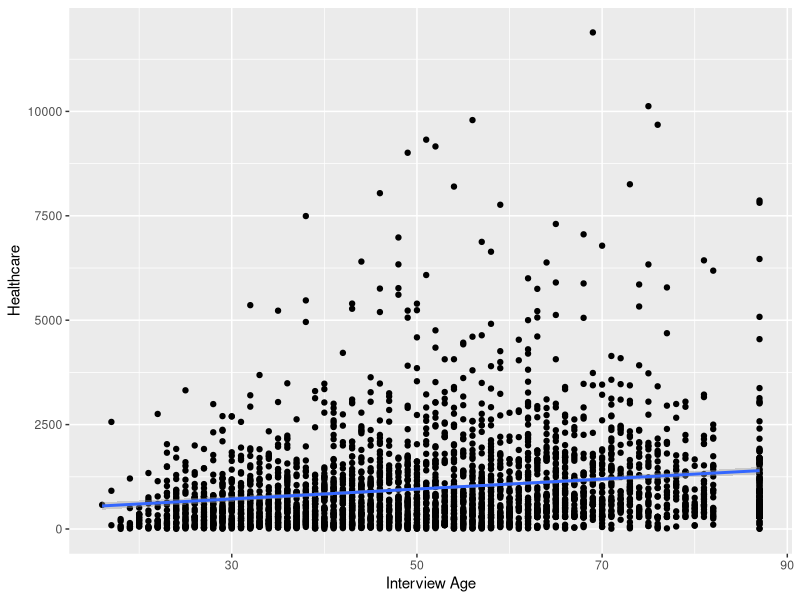
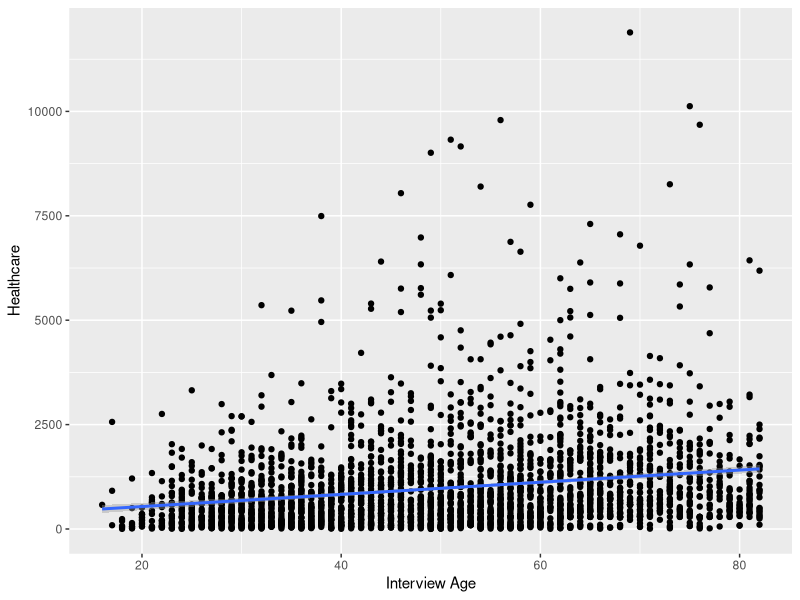
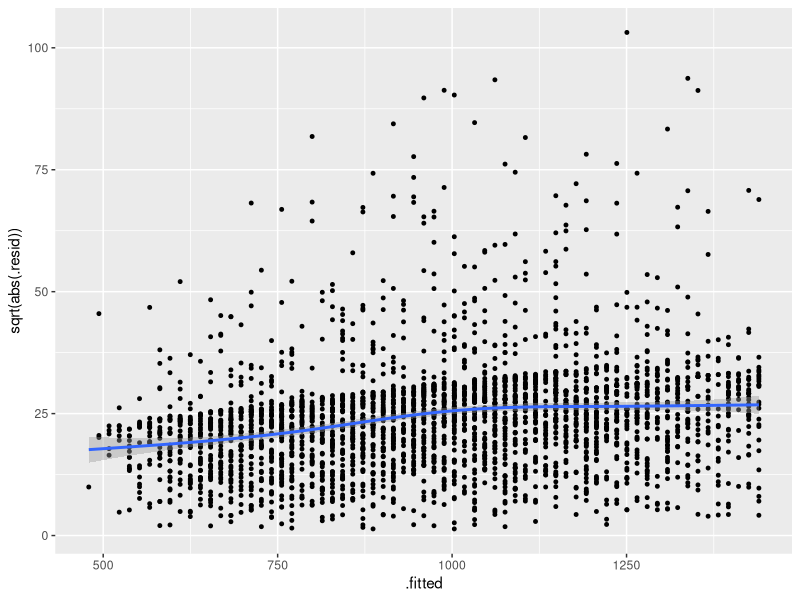
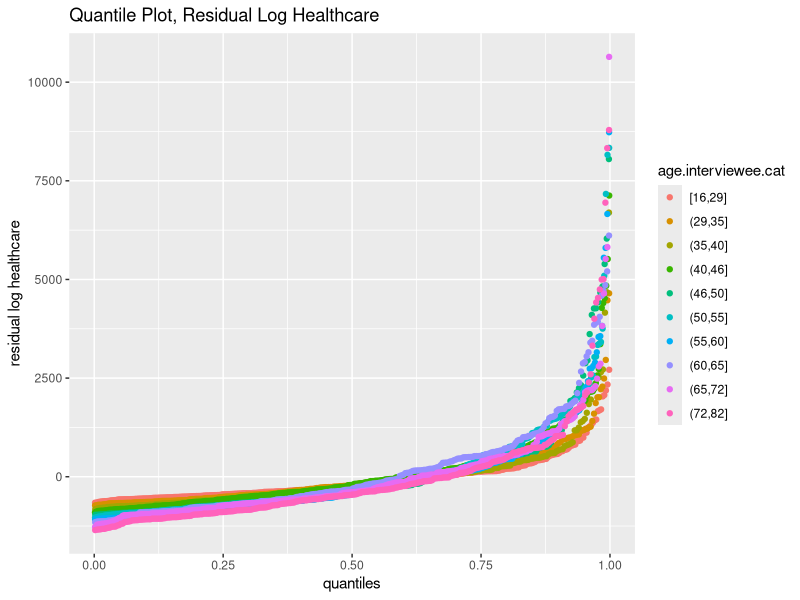
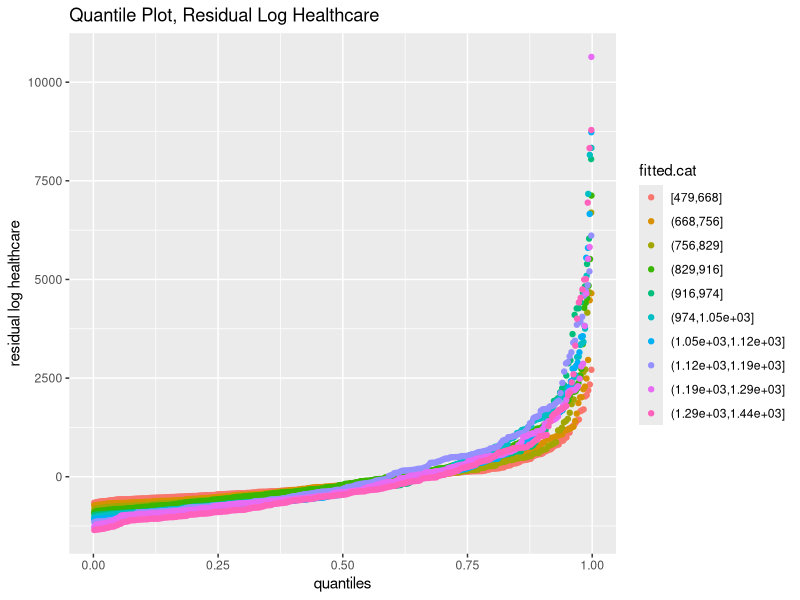
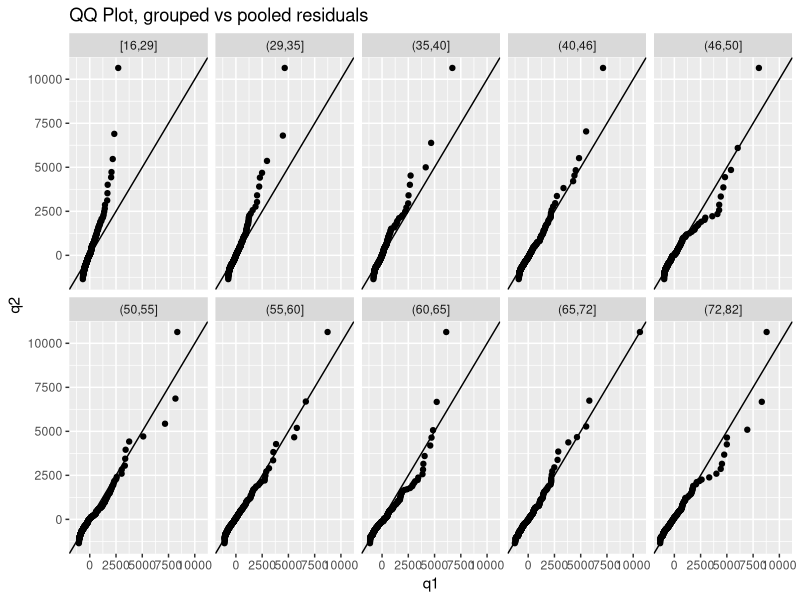
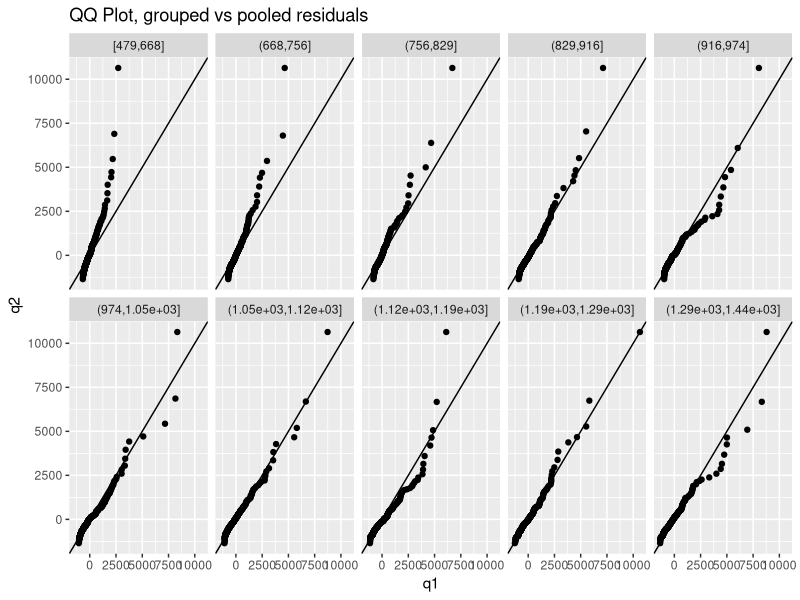
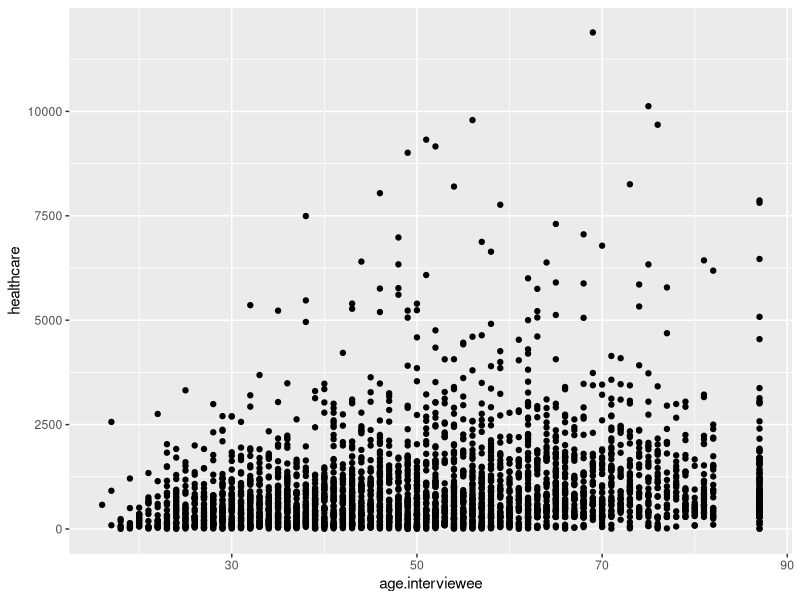

The R script that drew these images, in order:
## ---- chunk 1
#Preliminaries
#Install packages as needed to run analysis
list.of.packages <- c("ggplot2", "plyr", "reshape2", "splines", "boot", "MASS", "broom")
new.packages <- list.of.packages[!(list.of.packages %in% installed.packages()[,"Package"])]
if(length(new.packages)) install.packages(new.packages)

#libraries
library(ggplot2)
library(plyr)
library(reshape2)
library(splines)
library(boot)
library(MASS)
library(broom)

#Random number generator with set to give the same output every time.
set.seed(1)
## ---- chunk 2
#Functions
glm.cv.loop = function(data, formula.text, DF.vector, K=10) {
# make sure boot library is loaded
require(boot) 
cv.scores = rep(0, times = length(DF.vector))
for (DF in DF.vector) {
# get the fitted model for current value of DF
spline.model = glm(as.formula(formula.text), data=data)
# run K-fold cross validation 
cv = cv.glm(data=data, glmfit=spline.model, K=K)
# extract the cross-validation score
cv.scores[DF] = cv$delta[1]
}
# make the plot
data.out = data.frame(df = DF.vector, cv.scores = cv.scores)
cv.plot = ggplot(data = data.out, mapping=aes(x=df, y=cv.scores)) + geom_point() + labs(x='df', title='Cross Validation Scores')
# return a list containing the scores and the plot
return( list(scores = cv.scores, plot = cv.plot))
}  
## ---- chunk 3
Find.QQ = function(.data, column.name, y) {
# how many quantiles are we plotting?
n.pts = min( length(.data[, column.name]), length(y))
# which quantiles are we plotting?
probs = seq(from = 0, to = 1, length.out = n.pts)
# compute these quantiles for each group
q1 = quantile(.data[, column.name], probs= probs)
q2 = quantile(y, probs=probs )
# return them as a data frame
return( data.frame(q1 = q1, q2 = q2))
}
## ---- chunk 4
Pool.Residuals = function (data.augment, x, qvec = c(.05, .15, .5, .85, .95)) {
require(plyr)
require(reshape2)
# find the quantiles of the residuals
resid.quantile = quantile(x = data.augment$.resid, probs = qvec)
# add the quantiles of the residuals to the predicted trend
data.augment = mutate(data.augment, 
q1 = .fitted + resid.quantile[1],
q2 = .fitted + resid.quantile[2],                                      
q3 = .fitted + resid.quantile[3],                                      
q4 = .fitted + resid.quantile[4],              
q5 = .fitted + resid.quantile[5])
# combine all of the quantiles into one column for easier plotting:
data.melt = melt(data.augment, id.vars= x, measure.vars = c('q1', 'q2', 'q3', 'q4', 'q5'))
return( data.melt )
}
## ---- chunk 5

# The first step will be to load the data file. 
# The focus of the analysis will be to look at living costs when compared to age of the interviewee 

#Import the data file `midterm-dataset.csv`, which should be in the same directory as this markdown file (which should also be your working directory). It is a data frame of expenditures by household from the consumer expenditure survey
demographic_dataset = read.csv(file = 'dataset/midterm-dataset.csv', header = TRUE)
## ---- chunk 6
#First create a simple lm with healthcare as a function of age.interviewee
agetohealthcost = lm(formula = healthcare ~ age.interviewee, data = demographic_dataset)
agetohealthcost
#from here plot the data to have a starting point
agetohealthcost.plot = ggplot(data=demographic_dataset, mapping=aes(x=age.interviewee, y=healthcare)) + geom_point()
agetohealthcost.plot + geom_smooth(method='lm') + 
labs(x = 'Interview Age', y='Healthcare')
ggsave(agetohealthcost.plot, filename = "../results/agetohealthcost.png")
## ---- chunk 7

#Here apply the qualifications
demographic_subset.1 <- demographic_dataset[which(demographic_dataset$healthcare > 1),]
demographic_subset <- demographic_subset.1[-which(demographic_subset.1$age.interviewee > 86),]
#Create a new plot based on the new data that will show the difference from before
agetohealthcost.subset.plot <- ggplot(data=demographic_subset, mapping=aes(x=age.interviewee, y=healthcare)) + geom_point()
agetohealthcost.subset.plot + geom_smooth(method='lm')+ 
labs(x = 'Interview Age', y='Healthcare')
ggsave(agetohealthcost.plot, filename = "../results/agetohealthcost.png")
## ---- chunk 8
#Cross Validation
#This step uses a log to fit a natural spline to your data for cross validation. 
#Mutate to add the log to the dataframe
crossvalidation.subset = mutate(demographic_subset, log.healthcare = log(healthcare))
#Use the function given to us above
out = glm.cv.loop(crossvalidation.subset, formula.text = "log.healthcare ~ ns(age.interviewee, df=DF)", DF.vector = 1:30)

crossvalidationmodel = lm(formula = healthcare ~ age.interviewee, data = crossvalidation.subset)
#create a new subset for the s-l plot
ggplotcv.subset = augment(crossvalidationmodel, data=crossvalidation.subset)
#generate the s-l plot
agetohealthcost_subset.plot <- ggplot(data = ggplotcv.subset, mapping=aes(x = .fitted, y = sqrt(abs(.resid)))) + geom_point(size = 1) + geom_smooth()
agetohealthcost_subset.plot
ggsave(agetohealthcost.plot, filename = "../results/agetohealthcost_subset.png")

## ---- chunk 9
#generate a subset from the previous data use cut to group data
residuals.subset = mutate(ggplotcv.subset, pred = predict(crossvalidationmodel), resid = resid(crossvalidationmodel), age.interviewee.cat = cut_number(age.interviewee, n = 10))
residualsqq.subset = mutate(residuals.subset, pred = predict(crossvalidationmodel), resid = resid(crossvalidationmodel), fitted.cat = cut_number(.fitted, n = 10))

#plot each of groups to compare
residuals_age.plot <- ggplot(data = residualsqq.subset, mapping=aes(sample = resid, color = age.interviewee.cat)) + stat_qq(distribution=qunif) + labs(x = 'quantiles', y = 'residual log healthcare', title = 'Quantile Plot, Residual Log Healthcare')
residuals_age.plot 
ggsave(residuals_age.plot, filename = "../results/residuals_age.png")


residuals_fitted.plot <- ggplot(data = residualsqq.subset, mapping=aes(sample = resid, color = fitted.cat)) + stat_qq(distribution=qunif) + labs(x = 'quantiles', y = 'residual log healthcare', title = 'Quantile Plot, Residual Log Healthcare')
residuals_fitted.plot
ggsave(residuals_fitted.plot, filename = "../results/residuals_age.png")


#Create qq plots to compare more clearly
QQ.df = ddply(residualsqq.subset, 'age.interviewee.cat', Find.QQ, column.name ="resid", y = residualsqq.subset$resid)
QQ2.df = ddply(residualsqq.subset, 'fitted.cat', Find.QQ, column.name = "resid", y = residualsqq.subset$resid)

qq_age.plot <- ggplot(data = QQ.df, mapping=aes(x = q1, y = q2)) + geom_point() + geom_abline() + facet_wrap('age.interviewee.cat', nrow = 2) + labs(title='QQ Plot, grouped vs pooled residuals')
qq_age.plot 
ggsave(qq_age.plot, filename = "../results/qq_age.png")

qq_fitted.plot <- ggplot(data = QQ2.df, mapping=aes(x = q1, y = q2)) + geom_point() + geom_abline() + facet_wrap('fitted.cat', nrow = 2) + labs(title='QQ Plot, grouped vs pooled residuals')
qq_fitted.plot
ggsave(qq_fitted.plot, filename = "../results/qq_fitted.png")



